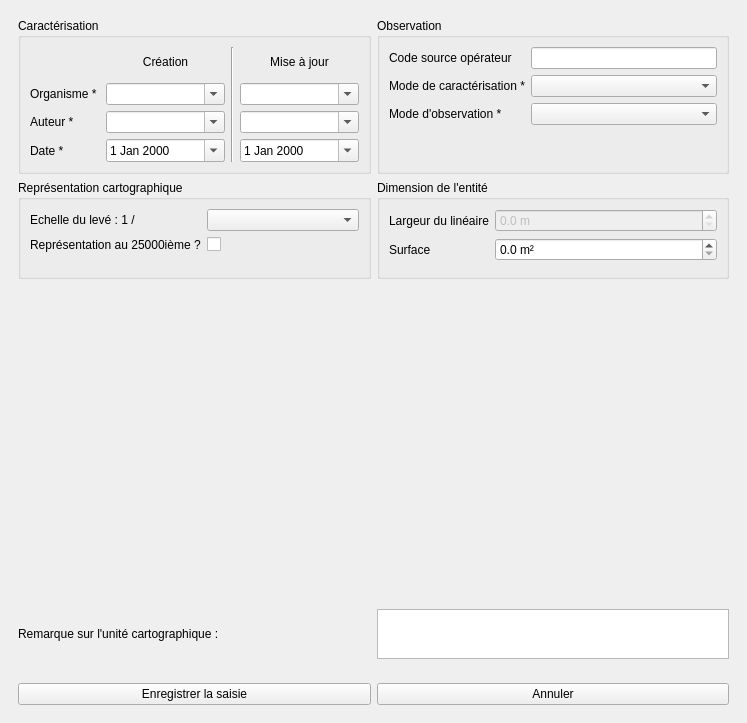
<?xml version="1.0" encoding="UTF-8"?>
<ui version="4.0">
 <class>uvc</class>
 <widget class="QDockWidget" name="uvc">
  <property name="geometry">
   <rect>
    <x>0</x>
    <y>0</y>
    <width>747</width>
    <height>723</height>
   </rect>
  </property>
  <property name="windowTitle">
   <string>Saisie d'une UVC</string>
  </property>
  <widget class="QWidget" name="dockWidgetContents">
   <layout class="QVBoxLayout" name="verticalLayout_3">
    <item>
     <widget class="QScrollArea" name="scrollArea">
      <property name="frameShape">
       <enum>QFrame::NoFrame</enum>
      </property>
      <property name="widgetResizable">
       <bool>true</bool>
      </property>
      <widget class="QWidget" name="wdgt_content">
       <property name="geometry">
        <rect>
         <x>0</x>
         <y>0</y>
         <width>729</width>
         <height>636</height>
        </rect>
       </property>
       <layout class="QGridLayout" name="gridLayout_2">
        <item row="0" column="1">
         <widget class="QGroupBox" name="groupBox_3">
          <property name="title">
           <string>Caractérisation</string>
          </property>
          <layout class="QGridLayout" name="gridLayout">
           <item row="2" column="3">
            <widget class="QComboBox" name="aut_maj">
             <property name="sizePolicy">
              <sizepolicy hsizetype="MinimumExpanding" vsizetype="Fixed">
               <horstretch>0</horstretch>
               <verstretch>0</verstretch>
              </sizepolicy>
             </property>
             <property name="editable">
              <bool>true</bool>
             </property>
             <property name="sizeAdjustPolicy">
              <enum>QComboBox::AdjustToMinimumContentsLength</enum>
             </property>
            </widget>
           </item>
           <item row="2" column="1">
            <widget class="QComboBox" name="aut_crea">
             <property name="sizePolicy">
              <sizepolicy hsizetype="MinimumExpanding" vsizetype="Fixed">
               <horstretch>0</horstretch>
               <verstretch>0</verstretch>
              </sizepolicy>
             </property>
             <property name="editable">
              <bool>true</bool>
             </property>
             <property name="sizeAdjustPolicy">
              <enum>QComboBox::AdjustToMinimumContentsLength</enum>
             </property>
            </widget>
           </item>
           <item row="0" column="3">
            <widget class="QLabel" name="label_8">
             <property name="text">
              <string>Mise à jour</string>
             </property>
             <property name="alignment">
              <set>Qt::AlignCenter</set>
             </property>
            </widget>
           </item>
           <item row="3" column="0">
            <widget class="QLabel" name="label_6">
             <property name="text">
              <string>Date *</string>
             </property>
            </widget>
           </item>
           <item row="2" column="0">
            <widget class="QLabel" name="label_4">
             <property name="text">
              <string>Auteur *</string>
             </property>
            </widget>
           </item>
           <item row="1" column="3">
            <widget class="QComboBox" name="orga_maj">
             <property name="sizePolicy">
              <sizepolicy hsizetype="MinimumExpanding" vsizetype="Fixed">
               <horstretch>0</horstretch>
               <verstretch>0</verstretch>
              </sizepolicy>
             </property>
             <property name="editable">
              <bool>true</bool>
             </property>
             <property name="sizeAdjustPolicy">
              <enum>QComboBox::AdjustToMinimumContentsLength</enum>
             </property>
            </widget>
           </item>
           <item row="1" column="1">
            <widget class="QComboBox" name="orga_crea">
             <property name="sizePolicy">
              <sizepolicy hsizetype="MinimumExpanding" vsizetype="Fixed">
               <horstretch>0</horstretch>
               <verstretch>0</verstretch>
              </sizepolicy>
             </property>
             <property name="editable">
              <bool>true</bool>
             </property>
             <property name="sizeAdjustPolicy">
              <enum>QComboBox::AdjustToMinimumContentsLength</enum>
             </property>
            </widget>
           </item>
           <item row="1" column="0">
            <widget class="QLabel" name="label_5">
             <property name="text">
              <string>Organisme * </string>
             </property>
            </widget>
           </item>
           <item row="3" column="3">
            <widget class="QDateEdit" name="date_maj">
             <property name="calendarPopup">
              <bool>true</bool>
             </property>
            </widget>
           </item>
           <item row="3" column="1">
            <widget class="QDateEdit" name="date_crea">
             <property name="calendarPopup">
              <bool>true</bool>
             </property>
            </widget>
           </item>
           <item row="0" column="1">
            <widget class="QLabel" name="label_7">
             <property name="text">
              <string>Création</string>
             </property>
             <property name="alignment">
              <set>Qt::AlignCenter</set>
             </property>
            </widget>
           </item>
           <item row="0" column="2" rowspan="4">
            <widget class="Line" name="line">
             <property name="orientation">
              <enum>Qt::Vertical</enum>
             </property>
            </widget>
           </item>
          </layout>
         </widget>
        </item>
        <item row="0" column="2">
         <widget class="QGroupBox" name="groupBox_8">
          <property name="title">
           <string>Observation</string>
          </property>
          <layout class="QFormLayout" name="formLayout">
           <item row="0" column="0">
            <widget class="QLabel" name="lb_cd_src_op">
             <property name="text">
              <string>Code source opérateur </string>
             </property>
            </widget>
           </item>
           <item row="0" column="1">
            <widget class="QLineEdit" name="cd_src_op"/>
           </item>
           <item row="1" column="0">
            <widget class="QLabel" name="label_13">
             <property name="text">
              <string>Mode de caractérisation *</string>
             </property>
            </widget>
           </item>
           <item row="1" column="1">
            <widget class="QComboBox" name="mode_carac">
             <property name="sizePolicy">
              <sizepolicy hsizetype="MinimumExpanding" vsizetype="Fixed">
               <horstretch>0</horstretch>
               <verstretch>0</verstretch>
              </sizepolicy>
             </property>
             <property name="editable">
              <bool>false</bool>
             </property>
             <property name="sizeAdjustPolicy">
              <enum>QComboBox::AdjustToMinimumContentsLength</enum>
             </property>
            </widget>
           </item>
           <item row="2" column="0">
            <widget class="QLabel" name="label_14">
             <property name="text">
              <string>Mode d'observation *</string>
             </property>
            </widget>
           </item>
           <item row="2" column="1">
            <widget class="QComboBox" name="mode_obser">
             <property name="sizePolicy">
              <sizepolicy hsizetype="MinimumExpanding" vsizetype="Fixed">
               <horstretch>0</horstretch>
               <verstretch>0</verstretch>
              </sizepolicy>
             </property>
             <property name="editable">
              <bool>false</bool>
             </property>
             <property name="sizeAdjustPolicy">
              <enum>QComboBox::AdjustToMinimumContentsLength</enum>
             </property>
            </widget>
           </item>
           <item row="3" column="0">
            <widget class="QWidget" name="widget_5" native="true">
             <layout class="QVBoxLayout" name="verticalLayout_7">
              <property name="leftMargin">
               <number>0</number>
              </property>
              <property name="topMargin">
               <number>0</number>
              </property>
              <property name="rightMargin">
               <number>0</number>
              </property>
              <property name="bottomMargin">
               <number>0</number>
              </property>
             </layout>
            </widget>
           </item>
           <item row="3" column="1">
            <widget class="QWidget" name="observation" native="true">
             <layout class="QVBoxLayout" name="verticalLayout_8">
              <property name="leftMargin">
               <number>0</number>
              </property>
              <property name="topMargin">
               <number>0</number>
              </property>
              <property name="rightMargin">
               <number>0</number>
              </property>
              <property name="bottomMargin">
               <number>0</number>
              </property>
             </layout>
            </widget>
           </item>
          </layout>
         </widget>
        </item>
        <item row="1" column="1">
         <widget class="QGroupBox" name="groupBox_2">
          <property name="sizePolicy">
           <sizepolicy hsizetype="Preferred" vsizetype="Minimum">
            <horstretch>0</horstretch>
            <verstretch>0</verstretch>
           </sizepolicy>
          </property>
          <property name="title">
           <string>Représentation cartographique</string>
          </property>
          <layout class="QFormLayout" name="formLayout_2">
           <item row="0" column="0">
            <widget class="QLabel" name="lb_echelle">
             <property name="text">
              <string>Echelle du levé : 1 / </string>
             </property>
            </widget>
           </item>
           <item row="0" column="1">
            <widget class="QComboBox" name="echelle">
             <property name="sizePolicy">
              <sizepolicy hsizetype="MinimumExpanding" vsizetype="Fixed">
               <horstretch>0</horstretch>
               <verstretch>0</verstretch>
              </sizepolicy>
             </property>
             <property name="inputMethodHints">
              <set>Qt::ImhNone</set>
             </property>
             <property name="editable">
              <bool>false</bool>
             </property>
             <property name="sizeAdjustPolicy">
              <enum>QComboBox::AdjustToMinimumContentsLength</enum>
             </property>
            </widget>
           </item>
           <item row="1" column="0">
            <widget class="QLabel" name="lb_repr_carto">
             <property name="text">
              <string>Représentation au 25000ième ?</string>
             </property>
            </widget>
           </item>
           <item row="1" column="1">
            <widget class="QCheckBox" name="repr_carto">
             <property name="text">
              <string/>
             </property>
            </widget>
           </item>
          </layout>
         </widget>
        </item>
        <item row="1" column="2">
         <widget class="QGroupBox" name="groupBox_dim_polygon">
          <property name="sizePolicy">
           <sizepolicy hsizetype="Preferred" vsizetype="Maximum">
            <horstretch>0</horstretch>
            <verstretch>0</verstretch>
           </sizepolicy>
          </property>
          <property name="title">
           <string>Dimension de l'entité</string>
          </property>
          <layout class="QFormLayout" name="formLayout_3">
           <item row="0" column="0">
            <widget class="QLabel" name="lb_larg_lin">
             <property name="text">
              <string>Largeur du linéaire</string>
             </property>
            </widget>
           </item>
           <item row="0" column="1">
            <widget class="QDoubleSpinBox" name="larg_lin">
             <property name="enabled">
              <bool>false</bool>
             </property>
             <property name="suffix">
              <string> m</string>
             </property>
             <property name="decimals">
              <number>1</number>
             </property>
             <property name="singleStep">
              <double>0.500000000000000</double>
             </property>
            </widget>
           </item>
           <item row="1" column="0">
            <widget class="QLabel" name="lb_surface">
             <property name="text">
              <string>Surface</string>
             </property>
            </widget>
           </item>
           <item row="1" column="1">
            <widget class="QDoubleSpinBox" name="surface">
             <property name="suffix">
              <string> m²</string>
             </property>
             <property name="decimals">
              <number>1</number>
             </property>
             <property name="maximum">
              <double>999999999.000000000000000</double>
             </property>
             <property name="singleStep">
              <double>500.000000000000000</double>
             </property>
            </widget>
           </item>
           <item row="2" column="0">
            <widget class="QWidget" name="widget_2" native="true">
             <layout class="QHBoxLayout" name="horizontalLayout_2">
              <property name="spacing">
               <number>1</number>
              </property>
              <property name="sizeConstraint">
               <enum>QLayout::SetMinimumSize</enum>
              </property>
              <property name="leftMargin">
               <number>0</number>
              </property>
              <property name="topMargin">
               <number>0</number>
              </property>
              <property name="rightMargin">
               <number>0</number>
              </property>
              <property name="bottomMargin">
               <number>0</number>
              </property>
             </layout>
            </widget>
           </item>
          </layout>
         </widget>
        </item>
        <item row="6" column="1">
         <widget class="QLabel" name="label">
          <property name="text">
           <string>Remarque sur l'unité cartographique :</string>
          </property>
         </widget>
        </item>
        <item row="6" column="2">
         <widget class="QTextEdit" name="remarque">
          <property name="sizePolicy">
           <sizepolicy hsizetype="Expanding" vsizetype="Expanding">
            <horstretch>0</horstretch>
            <verstretch>0</verstretch>
           </sizepolicy>
          </property>
          <property name="maximumSize">
           <size>
            <width>16777215</width>
            <height>50</height>
           </size>
          </property>
         </widget>
        </item>
        <item row="3" column="1" rowspan="2" colspan="2">
         <widget class="QWidget" name="relation_ctnr" native="true">
          <property name="sizePolicy">
           <sizepolicy hsizetype="Preferred" vsizetype="Maximum">
            <horstretch>0</horstretch>
            <verstretch>0</verstretch>
           </sizepolicy>
          </property>
          <layout class="QVBoxLayout" name="verticalLayout_5">
           <item>
            <layout class="QVBoxLayout" name="verticalLayout_4"/>
           </item>
          </layout>
         </widget>
        </item>
       </layout>
      </widget>
     </widget>
    </item>
    <item>
     <widget class="QWidget" name="widget" native="true">
      <layout class="QHBoxLayout" name="horizontalLayout">
       <item>
        <widget class="QPushButton" name="valid_btn">
         <property name="text">
          <string>Enregistrer la saisie</string>
         </property>
        </widget>
       </item>
       <item>
        <widget class="QPushButton" name="cancel_btn">
         <property name="text">
          <string>Annuler</string>
         </property>
        </widget>
       </item>
      </layout>
     </widget>
    </item>
   </layout>
  </widget>
 </widget>
 <tabstops>
  <tabstop>scrollArea</tabstop>
  <tabstop>aut_crea</tabstop>
  <tabstop>date_crea</tabstop>
  <tabstop>echelle</tabstop>
  <tabstop>repr_carto</tabstop>
  <tabstop>cd_src_op</tabstop>
  <tabstop>valid_btn</tabstop>
  <tabstop>cancel_btn</tabstop>
 </tabstops>
 <resources/>
 <connections/>
</ui>
